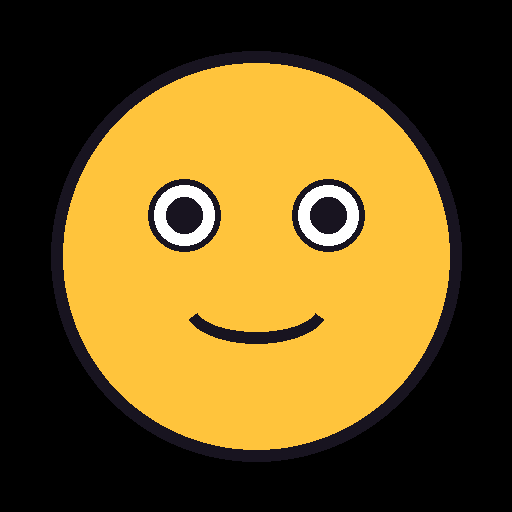
#> input picture tests/fixtures/char_square.png, 512 x 512 px
$ python -i framing.py   (imports and definitions only)
#> lines starting #> are read from the running program, lines starting #| are printed output that depends on the picture
"""Model input frame: the character on a flat keyable background in the aspect Wan accepts.

The character is cropped to its alpha, scaled into a box that leaves room for motion and
placed on a 16:9 canvas (Wan 2.2 at 480p renders 832x480, at 720p 1280x720). Free space is
larger above and at the sides than below: in early tests a raised arm reached the top edge of the
frame.

``margins_for`` picks tighter margins from the action text (more headroom only when
the action raises arms, stretches or jumps) and lets the character use the full canvas
width, so it fills more of the model frame and the clip carries more detail.
"""

from __future__ import annotations

import re
from dataclasses import asdict, dataclass

import numpy as np
from PIL import Image

from stickermotion.core.alpha import resize_premultiplied
from stickermotion.preprocess import normalize

Color = tuple[int, int, int]

GREEN: Color = (0, 255, 0)
WAN_CANVAS = (832, 480)
WAN_CANVASES: dict[str, tuple[int, int]] = {"480p": WAN_CANVAS, "720p": (1280, 720)}


def canvas_for(resolution: str) -> tuple[int, int]:
    """Model input canvas for a Wan resolution (the size Wan renders at that setting)."""
    try:
        return WAN_CANVASES[resolution]
    except KeyError:
        raise ValueError(
            f"resolution must be one of {', '.join(WAN_CANVASES)}, got {resolution!r}"
        ) from None


@dataclass(frozen=True)
class Margins:
    """Free space around the character, as fractions of the canvas height.

    ``top`` is headroom for raised arms and stretches, ``side`` the minimum space left
    and right inside the central square of the canvas, ``bottom`` the gap under the
    character. ``full_width``: the character's box spans the whole canvas width minus
    ``side`` on each side instead of the central square.
    """

    top: float = 0.30
    side: float = 0.08
    bottom: float = 0.04
    full_width: bool = False

    def __post_init__(self) -> None:
        for name in ("top", "side", "bottom"):
            value = getattr(self, name)
            if not 0 <= value < 0.5:
                raise ValueError(f"margin {name} must be in [0, 0.5), got {value}")
        if self.top + self.bottom >= 0.9:
            raise ValueError("top + bottom margins leave no room for the character")


Box = tuple[float, float, float, float]


@dataclass(frozen=True)
class Framing:
    """Where the character sits on the model input frame.

    Boxes are (left, top, right, bottom) as fractions of the canvas width / height, so
    they map onto a generated video of any resolution with the same aspect.
    """

    canvas_size: tuple[int, int]
    background: Color
    placement: Box
    margins: Margins

    def pixel_box(self, box: Box, size: tuple[int, int]) -> tuple[int, int, int, int]:
        width, height = size
        return (
            round(box[0] * width),
            round(box[1] * height),
            round(box[2] * width),
            round(box[3] * height),
        )

    def to_dict(self) -> dict[str, object]:
        return asdict(self)


def tight_crop(image: Image.Image) -> Image.Image:
    """The character cropped to its visible pixels (alpha checked by the preprocess)."""
    prepared = normalize(image, canvas_size=max(image.size), headroom=0.0)
    return prepared.image.crop(prepared.bbox)


def flatten(image: Image.Image, background: Color) -> Image.Image:
    """Composite an RGBA image over a solid colour."""
    rgba = np.asarray(image.convert("RGBA"), dtype=np.float32) / 255.0
    alpha = rgba[..., 3:4]
    bg = np.asarray(background, dtype=np.float32) / 255.0
    rgb = rgba[..., :3] * alpha + bg * (1.0 - alpha)
    return Image.fromarray(np.rint(rgb * 255.0).astype(np.uint8), "RGB")


def frame_for_model(
    image: Image.Image,
    canvas_size: tuple[int, int] = WAN_CANVAS,
    margins: Margins | None = None,
    background: Color = GREEN,
) -> tuple[Image.Image, Framing]:
    """Place the character on a flat canvas with motion headroom; returns (RGB frame, Framing).

    The character's box is ``height * (1 - 2 * side)`` wide (inside the central square;
    ``width - 2 * side * height`` with ``full_width``)
    and ``height * (1 - top - bottom)`` tall; the character is scaled to fit it, centred
    horizontally and stood on the bottom margin.
    """
    margins = margins or Margins()
    width, height = canvas_size
    if width < height:
        raise ValueError("portrait canvases are not supported")
    sprite = tight_crop(image)
    if margins.full_width:
        box_w = width - 2 * margins.side * height
    else:
        box_w = height * (1 - 2 * margins.side)
    box_h = height * (1 - margins.top - margins.bottom)
    scale = min(box_w / sprite.width, box_h / sprite.height)
    size = (max(1, round(sprite.width * scale)), max(1, round(sprite.height * scale)))
    sprite = resize_premultiplied(sprite, size)
    left = (width - size[0]) // 2
    top = round(height * (1 - margins.bottom)) - size[1]
    canvas = Image.new("RGBA", canvas_size, (*background, 255))
    canvas.alpha_composite(sprite, (left, top))
    placement = (left / width, top / height, (left + size[0]) / width, (top + size[1]) / height)
    framing = Framing(canvas_size, background, placement, margins)
    return canvas.convert("RGB"), framing


# Tighter framing for one action

TIGHT = Margins(top=0.12, side=0.04, bottom=0.03, full_width=True)
"""Margins for an action that stays within the character's silhouette (yawn, blink, nod)."""
RAISED = Margins(top=0.24, side=0.04, bottom=0.03, full_width=True)
"""Margins for an action that reaches upwards (raised arms, stretching, jumping)."""

_UPWARD = re.compile(
    r"\b(rais\w*|lift\w*|stretch\w*|jump\w*|hop\w*|leap\w*|bounc\w*|reach\w*|"
    r"wav(e|es|ed|ing)|throw\w*|toss\w*|overhead|upward\w*|"
    r"(arms?|hands?|paws?|fists?) up|up (over|above))\b",
    re.IGNORECASE,
)


def margins_for(action: str) -> Margins:
    """Headroom from the motion description: raised arms and jumps need more above."""
    return RAISED if _UPWARD.search(action) else TIGHT

>>> import cv2
>>> picture = cv2.imread('../../../../tests/fixtures/char_square.png', cv2.IMREAD_GRAYSCALE)
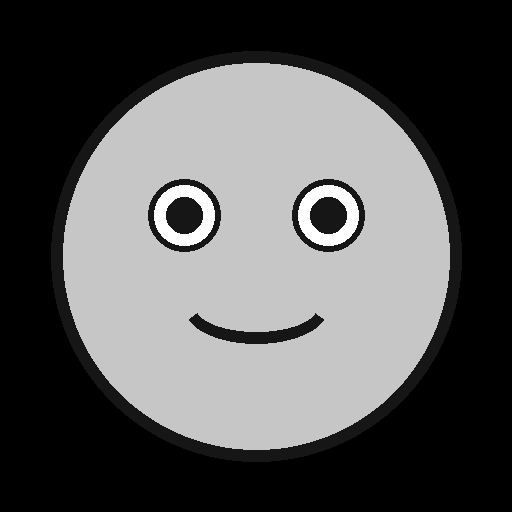
#> picture: shape (512, 512); min 0, max 255, mean 86.8
>>> result = frame_for_model(picture)
#> (the run stopped early here; a loop or call above may not have finished)
